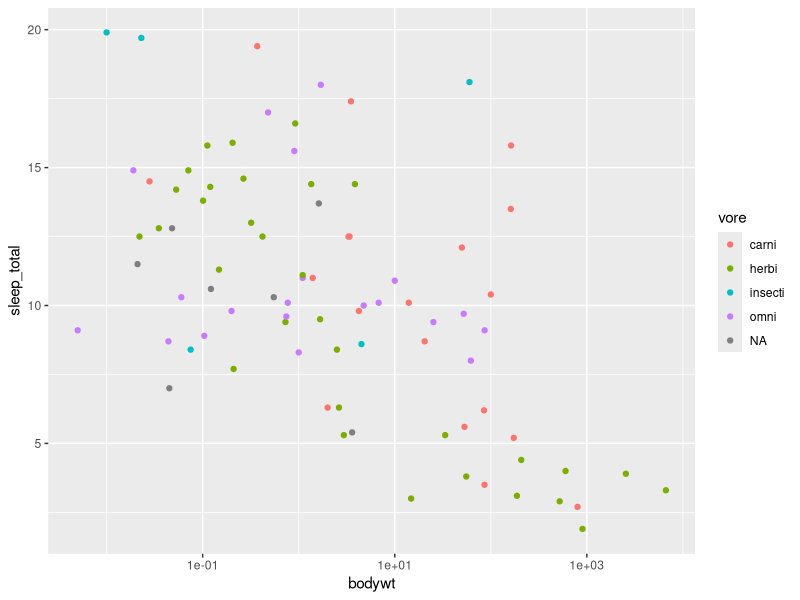

This figure's R source:
# WZB geo-data workshop
# solution for exercise 1: For those new to ggplot: Making a scatterplot
# April 2019, Markus Konrad <markus.konrad@wzb.eu>

library(ggplot2)

# to have a look at the dataset
head(msleep)
?msleep

# sleep against bodyweight on scatterplot, with color dependent on "vore"
# x on log10 scale
ggplot(msleep, aes(x = bodywt, y = sleep_total, color = vore)) +
    scale_x_log10() +
    geom_point()